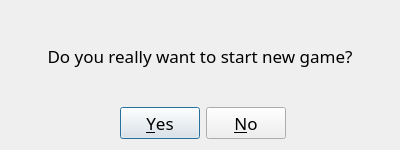
<?xml version="1.0" encoding="UTF-8"?>
<ui version="4.0">
 <class>NewGame</class>
 <widget class="QDialog" name="NewGame">
  <property name="geometry">
   <rect>
    <x>0</x>
    <y>0</y>
    <width>400</width>
    <height>150</height>
   </rect>
  </property>
  <property name="windowTitle">
   <string>Dialog</string>
  </property>
  <layout class="QGridLayout" name="gridLayout">
   <item row="1" column="1">
    <widget class="QDialogButtonBox" name="buttonBox">
     <property name="font">
      <font>
       <family>Microsoft YaHei UI Light</family>
       <pointsize>13</pointsize>
      </font>
     </property>
     <property name="locale">
      <locale language="English" country="UnitedStates"/>
     </property>
     <property name="standardButtons">
      <set>QDialogButtonBox::No|QDialogButtonBox::Yes</set>
     </property>
     <property name="centerButtons">
      <bool>true</bool>
     </property>
    </widget>
   </item>
   <item row="0" column="0" colspan="2">
    <widget class="QLabel" name="label">
     <property name="font">
      <font>
       <family>Microsoft YaHei UI Light</family>
       <pointsize>13</pointsize>
      </font>
     </property>
     <property name="text">
      <string>Do you really want to start new game?</string>
     </property>
     <property name="alignment">
      <set>Qt::AlignCenter</set>
     </property>
    </widget>
   </item>
  </layout>
 </widget>
 <resources/>
 <connections/>
</ui>
